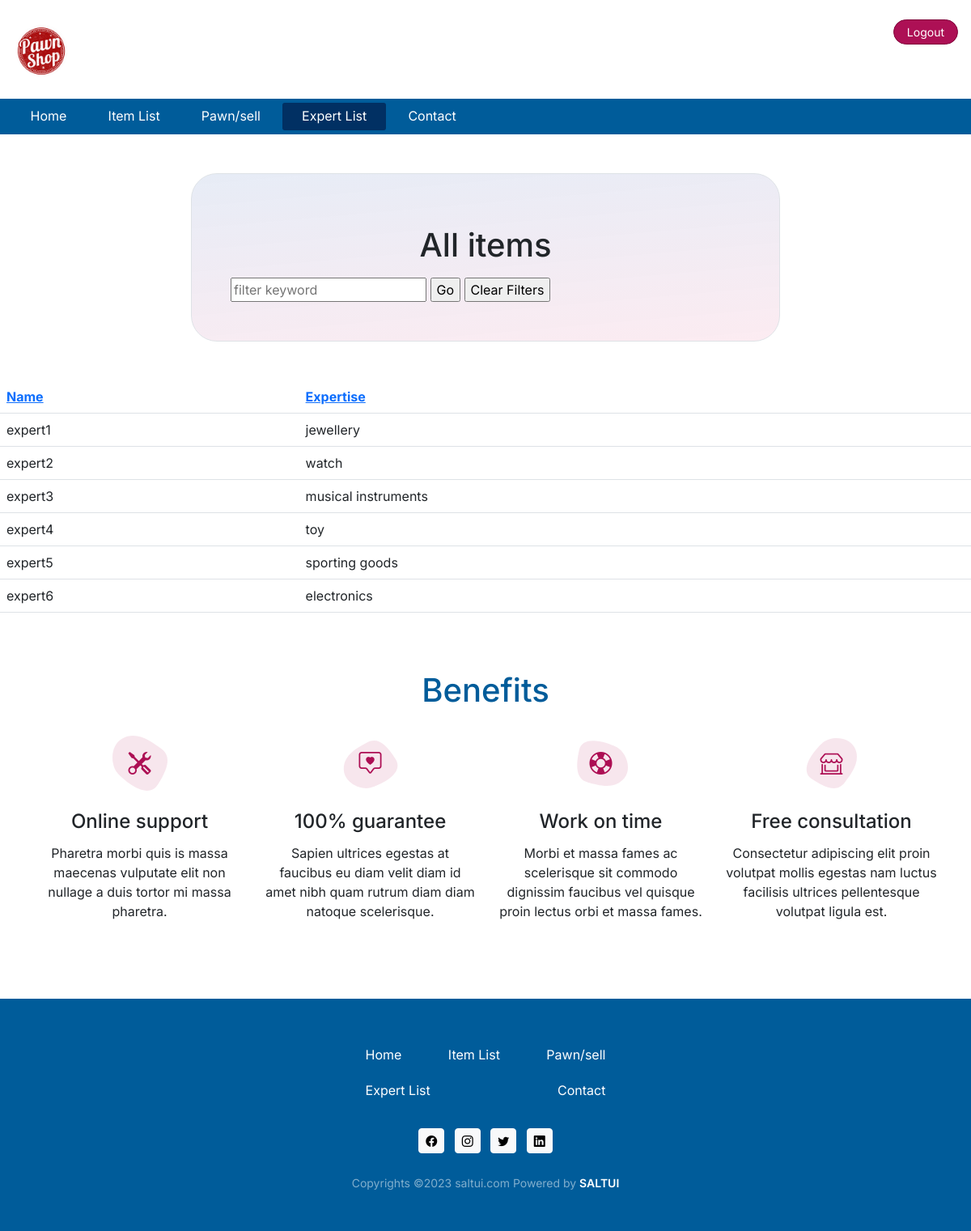
The app's page /cus-expert-list2.php (signed in) with its own data.
### tables this page shows
CREATE TABLE `expert` (
  `name` varchar(50) NOT NULL,
  `location` varchar(20) NOT NULL,
  `expert_id` int(11) NOT NULL,
  `phone_number` varchar(11) NOT NULL,
  `expertise` varchar(20) NOT NULL
);

### cus-expert-list2.php (the view, shortened to what this page needs)
<?php
require_once('databasepdo.php');
$strsql = "SELECT * FROM expert";
$parameters = array();
$prepared = $conn->prepare($strsql);
$prepared->execute($parameters);
?>
<!doctype html>
<html lang="en">
<head>
  <link href="https://cdn.jsdelivr.net/npm/bootstrap@5.3.0-alpha2/dist/css/bootstrap.min.css" rel="stylesheet"
>
  <link href="assets/css/style.css" rel="stylesheet">
</head>
<body id="saltuiHtml">
  <header data-aos="fade-zoom-in">
    <div class="d-flex py-4 px-3">
      <div class=""> <a href="/" class="d-flex align-items-center text-dark text-decoration-none"> <img
            src="assets/images/logo.jpg" class="mt-1" width="70"> </a> </div>
            <div class="ms-auto">         <a
          class="btn btn-sm btn-secondary rounded-5 px-3" href="logout.php">Logout</a> </div>
    </div>
    <div class="menu bg-primary">
      <nav class="navbar navbar-expand-md p-0 m-0">
        <div class="container-fluid">
          <div class="navbar-collapse collapse" id="navbarCategoryCollapse">
            <ul class="navbar-nav navbar-nav-scroll nav-pills-primary-soft text-center p-0">
              <li class="nav-item"> <a class="nav-link" href="index.php">Home</a></li>
              <li class="nav-item"> <a class="nav-link" href="cus-item-list2.php">Item List</a></li>
              <li class="nav-item"> <a class="nav-link" href="pawn-sell2.html">Pawn/sell</a></li>
              <li class="nav-item active"> <a class="nav-link" href="cus-expert-list2.php">Expert List</a></li>
              <li class="nav-item"> <a class="nav-link" href="contact2.html">Contact</a></li>
            </ul>
          </div>
        </div>
      </nav>
    </div>
  </header>
  <section class="content">
    <div class="container-fluid p-3 p-md-5">
      <div class="row justify-content-center">
        <div class="col-md-8">
          <div class="bg-slate border p-5 rounded-5" data-aos="fade-up" style="background: linear-gradient(175deg, rgb(104 137 200 / 16%) 0%, rgb(227 93 141 / 12%) 100%)">
            <h1 class="my-3 text-center">All items</h1>
            <form class="filterForm" method="POST" action="cus-expert-list2.php">
              <input type="text" id="filter" name="filter" placeholder="filter keyword" tabindex="0" value="<?= $filter ?? '' ?>"/>
              <input type="submit" name="Filterbutton" id="Filterbutton" value="Go"/>
              <input type="submit" name="Clearbutton" id="Clearbutton" value="Clear Filters"/>
            </form>
          </div>
        </div>
      </div>
    </div>
  </section>
  <section class="content">
    <div>
      <table class="table table-hover">
      <?php
        if($prepared->rowCount() > 0){
          echo '<thead>';
          echo '<tr>';
          echo '<th scope="col"><a href="cus-expert-list2.php?sort=name">Name</a></th>';
          echo '<th scope="col"><a href="cus-expert-list2.php?sort=expertise">Expertise</a></th>';
          echo '</tr>';
          echo '<thead>';
          echo '<tbody>';
          $prepared->setFetchMode(PDO::FETCH_ASSOC);
          while($row= $prepared->fetch()){
            echo '<tr>';
            echo '<td>' . $row['name'] . '</td>';
            echo '<td>' . $row['expertise'] . '</td>';
            echo '</tr>';
          }
        echo '</tbody>';
        }else{
          echo '<p>No experts currently available.</p>';
        }
      ?>
      </table>
    </div>
  </section>
  <section class="feature" data-aos="fade-up">
    <div class="container py-5">
      <h2 class="h1 text-center text-primary pb-4 py-2">Benefits</h2>
      <div class="row row-cols-1 row-cols-sm-2 row-cols-lg-4 gy-4 gy-sm-5 gx-4 pb-3 pb-md-4 pb-lg-5 mb-md-3 mb-lg-0">
        <div class="col text-center">
          <div class="ratio ratio-1x1 position-relative mx-auto mb-3 mb-sm-4" style="width: 68px;">
            <i class="bi bi-tools text-secondary fs-3 d-flex align-items-center justify-content-center position-absolute start-0"></i>
          </div>
          <h3 class="h4 pb-2 mb-1">Online support</h3>
          <p class="fs-sm mb-0">Pharetra morbi quis is massa maecenas vulputate elit non nullage a duis tortor mi massa
            pharetra.</p>
        </div>
        <div class="col text-center">
          <div class="ratio ratio-1x1 position-relative mx-auto mb-3 mb-sm-4" style="width: 68px;"> <i
              class="bi bi-chat-square-heart text-secondary fs-3 d-flex align-items-center justify-content-center position-absolute start-0"></i>
             </div>
          <h3 class="h4 pb-2 mb-1">100% guarantee</h3>
          <p class="fs-sm mb-0">Sapien ultrices egestas at faucibus eu diam velit diam id amet nibh quam rutrum diam
            diam natoque scelerisque.</p>
        </div>
        <div class="col text-center">
          <div class="ratio ratio-1x1 position-relative mx-auto mb-3 mb-sm-4" style="width: 68px;"> <i
              class="bi bi-life-preserver text-secondary fs-3 d-flex align-items-center justify-content-center position-absolute start-0"></i>
             </div>
          <h3 class="h4 pb-2 mb-1">Work on time</h3>
          <p class="fs-sm mb-0">Morbi et massa fames ac scelerisque sit commodo dignissim faucibus vel quisque proin
            lectus orbi et massa fames.</p>
        </div>
        <div class="col text-center">
          <div class="ratio ratio-1x1 position-relative mx-auto mb-3 mb-sm-4" style="width: 68px;"> <i
              class="bi bi-shop-window text-secondary fs-3 d-flex align-items-center justify-content-center position-absolute start-0"></i>
             </div>
          <h3 class="h4 pb-2 mb-1">Free consultation</h3>
          <p class="fs-sm mb-0">Consectetur adipiscing elit proin volutpat mollis egestas nam luctus facilisis ultrices
            pellentesque volutpat ligula est.</p>
        </div>
      </div>
    </div>
  </section>
  <footer class="bg-primary text-white" data-aos="fade-zoom-in">
    <div class="py-5">
      <div class="container">
        <div class="row mx-auto">
          <div class="col-md-4 mx-auto text-center">
            <ul class="nav justify-content-between mt-5 mt-md-0">
              <li class="nav-item"><a href="index.php" class="nav-link p-2">Home</a></li>
              <li class="nav-item"> <a class="nav-link" href="cus-item-list2.php">Item List</a></li>
              <li class="nav-item"> <a class="nav-link" href="pawn-sell2.html">Pawn/sell</a></li>
              <li class="nav-item"> <a class="nav-link" href="cus-expert-list2.php">Expert List</a></li>
              <li class="nav-item"> <a class="nav-link" href="contact2.html">Contact</a></li>
            </ul>
            <ul class="list-inline mt-4 mb-0">
              <li class="list-inline-item">
                <a class="btn btn-light btn-sm px-2 text-facebook" href="#">
                  <i class="bi bi-facebook"></i>
                </a>
              </li>
              <li class="list-inline-item">
                <a class="btn btn-light btn-sm px-2 text-instagram" href="#">
                  <i class="bi bi-instagram"></i>
                </a>
              </li>
              <li class="list-inline-item">
                <a class="btn btn-light btn-sm px-2 text-twitter" href="#">
                  <i class="bi bi-twitter"></i>
                </a>
              </li>
              <li class="list-inline-item">
                <a class="btn btn-light btn-sm px-2 text-linkedin" href="#">
                  <i class="bi bi-linkedin"></i>
                </a>
              </li>
            </ul>
            <div class="text-white-50 mt-4"> <small>Copyrights ©2023 saltui.com Powered by
                <a href="https://www.saltui.com/" class="text-white fw-semibold text-decoration-none">SALTUI</a></small>
            </div>
          </div>
        </div>
      </div>
    </div>
  </footer>
</body>
</html>

### assets/css/style.css (style rules this page uses)
:root { --bs-primary: #005c9a; --bs-primary-rgb: 0, 92, 154; --bs-primary-dark: #013063; --bs-secondary: #ad1055; --bs-secondary-dark: #7f0339; }
body { font-family: "Inter", sans-serif; }
.text-secondary { color: var(--bs-secondary) !important; }
.nav-link { text-decoration: none; font-weight: 400; color: var(--bs-white); border-radius: 3px; margin: 0.3rem 0.1rem; padding: 0.4rem 1.5rem 0.5rem !important; line-height: normal; }
.menu .nav-link:hover, .menu .nav-link:focus, .menu .active .nav-link { color: var(--bs-white) !important; background: var(--bs-primary-dark) !important; }
.text-primary { color: var(--bs-primary) !important; }
.btn-secondary { --bs-btn-bg: var(--bs-secondary); --bs-btn-border-color: var(--bs-secondary-dark); --bs-btn-hover-bg: var(--bs-secondary-dark); }
.bg-slate { --tw-bg-opacity: 1; background-color: rgb(226 232 240 / var(--tw-bg-opacity)); }
.feature .text-primary { color: var(--bs-primary) !important; }
.price-66198 a, .text-primary { color: var(--bs-primary); }

### records on screen
expert: name "expert1", expertise "jewellery"
expert: name "expert2", expertise "watch"
expert: name "expert3", expertise "musical instruments"
expert: name "expert4", expertise "toy"
expert: name "expert5", expertise "sporting goods"
expert: name "expert6", expertise "electronics"
